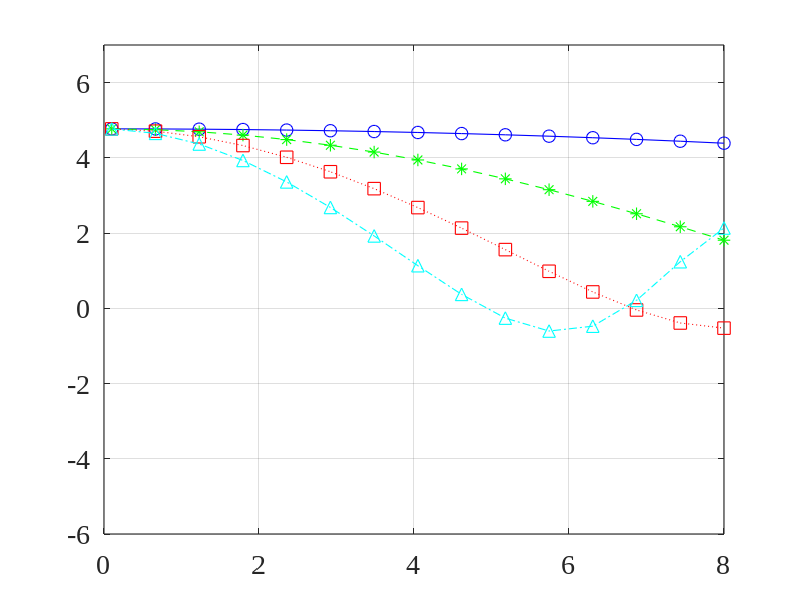
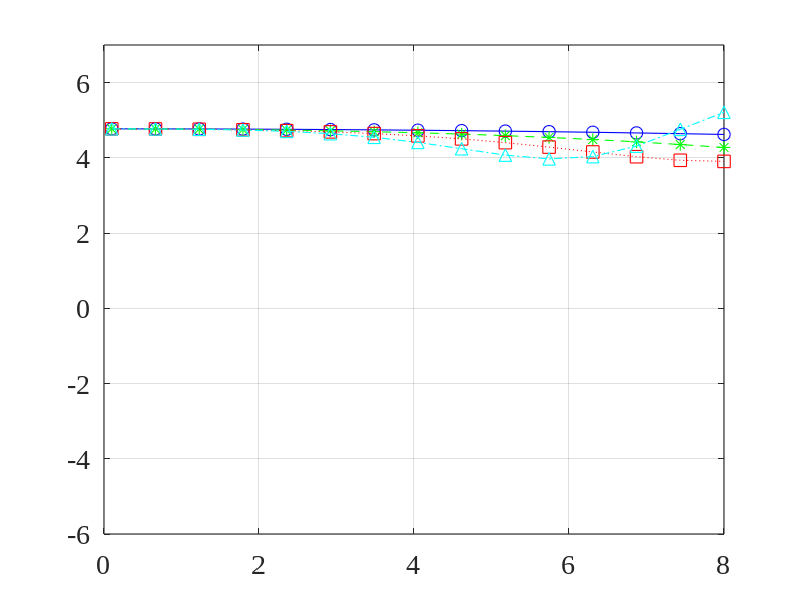
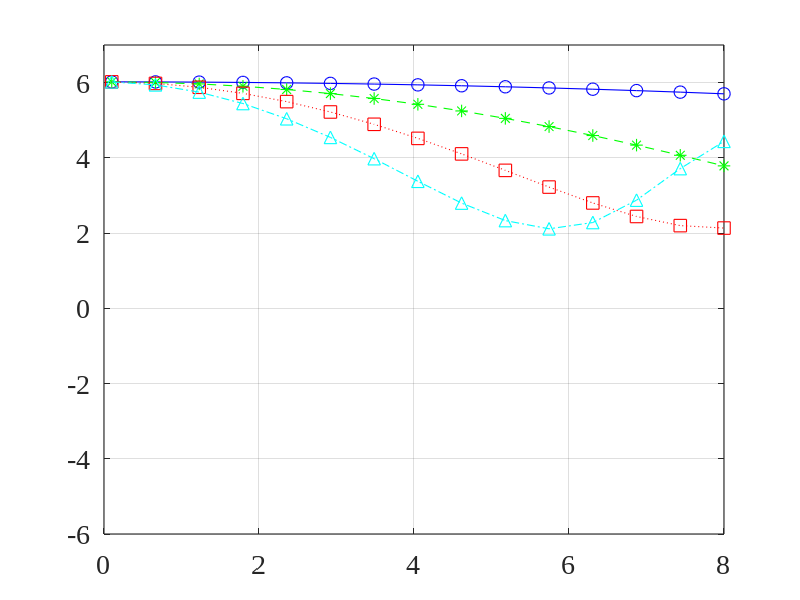
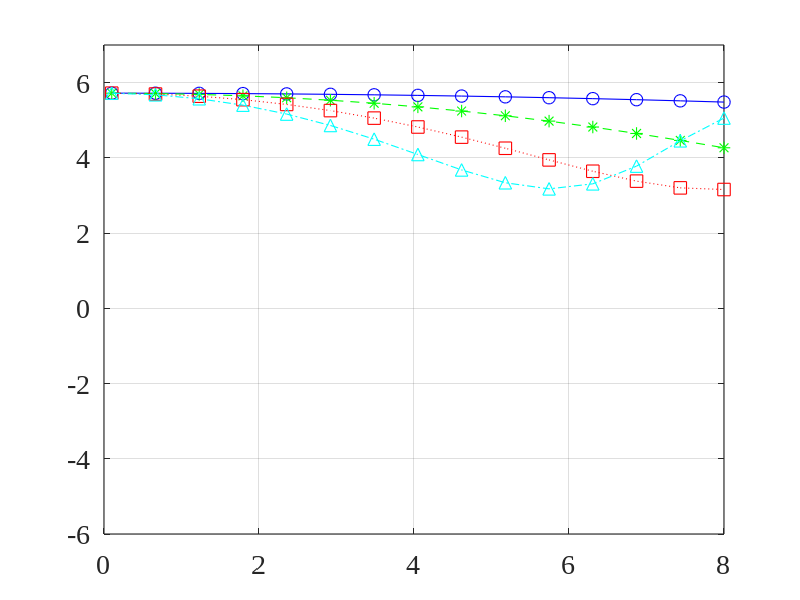

Source code (MATLAB) for these figures, in order:
close all; clc; clear all;
linewd = 0.8;
hcfontsize = 20;
MarkerSize=9;
c=340;

theta_d=0/180*pi;

delta=0.005;
M_values=[2 4 6 8];     % number of microphones
f=linspace(100,8e3,15)';  % frequency

D1_dB_values=zeros(length(f),length(M_values));
D2_dB_values=zeros(length(f),length(M_values));
D3_dB_values=zeros(length(f),length(M_values));
D4_dB_values=zeros(length(f),length(M_values));

for idxM=1:length(M_values)
    M=M_values(idxM);
    [m_mat,n_mat]=meshgrid(1:M,1:M);
    for idx_f=1:length(f)
        fk=f(idx_f);
        d=exp(-1i*2*pi*fk*delta/c*(0:M-1)'*cos(theta_d));
        Gamma0=sinc(2*fk*delta/c*(m_mat-n_mat));
        b1=[0; 1];  % dipole
        f_bar=2*pi*delta/c*fk*(0:M-1)';
        b0bar=besselj(0,f_bar);
        b1bar=2i*besselj(1,f_bar);
        B1bar=[b0bar.'; b1bar.'];
        h=B1bar'*inv(B1bar*B1bar')*b1;
        D1_dB_values(idx_f,idxM)=10*log10(abs(h'*d)^2/(h'*Gamma0*h));
        b1=[0.5; 0.5];  % cardioid
        f_bar=2*pi*delta/c*fk*(0:M-1)';
        b0bar=besselj(0,f_bar);
        b1bar=2i*besselj(1,f_bar);
        B1bar=[b0bar.'; b1bar.'];
        h=B1bar'*inv(B1bar*B1bar')*b1;
        D2_dB_values(idx_f,idxM)=10*log10(abs(h'*d)^2/(h'*Gamma0*h));
        b1=[0.25; 0.75];  % hypercardioid
        f_bar=2*pi*delta/c*fk*(0:M-1)';
        b0bar=besselj(0,f_bar);
        b1bar=2i*besselj(1,f_bar);
        B1bar=[b0bar.'; b1bar.'];
        h=B1bar'*inv(B1bar*B1bar')*b1;
        D3_dB_values(idx_f,idxM)=10*log10(abs(h'*d)^2/(h'*Gamma0*h));
        b1=0.5*[3^0.5-1; 3-3^0.5];  % supercardioid
        f_bar=2*pi*delta/c*fk*(0:M-1)';
        b0bar=besselj(0,f_bar);
        b1bar=2i*besselj(1,f_bar);
        B1bar=[b0bar.'; b1bar.'];
        h=B1bar'*inv(B1bar*B1bar')*b1;
        D4_dB_values(idx_f,idxM)=10*log10(abs(h'*d)^2/(h'*Gamma0*h));
    end
end

figure
plot(f/1e3,D1_dB_values(:,1),'-bo','linewidth',linewd, 'MarkerSize',MarkerSize);
hold on
plot(f/1e3,D1_dB_values(:,2),'--g*','linewidth',linewd, 'MarkerSize',MarkerSize);
plot(f/1e3,D1_dB_values(:,3),':rs','linewidth',linewd, 'MarkerSize',MarkerSize);
plot(f/1e3,D1_dB_values(:,4),'-.c^','linewidth',linewd, 'MarkerSize',MarkerSize);
hold off
set(gca, 'Color', [1, 1, 1]);
set(gca, 'FontName', 'Times New Roman');
set(gca, 'FontSize', hcfontsize);
set(gca, 'LineWidth', linewd);
set(gca,'YLim',[-6 7]);
box on; grid on;

figure
plot(f/1e3,D2_dB_values(:,1),'-bo','linewidth',linewd, 'MarkerSize',MarkerSize);
hold on
plot(f/1e3,D2_dB_values(:,2),'--g*','linewidth',linewd, 'MarkerSize',MarkerSize);
plot(f/1e3,D2_dB_values(:,3),':rs','linewidth',linewd, 'MarkerSize',MarkerSize);
plot(f/1e3,D2_dB_values(:,4),'-.c^','linewidth',linewd, 'MarkerSize',MarkerSize);
hold off
set(gca, 'Color', [1, 1, 1]);
set(gca, 'FontName', 'Times New Roman');
set(gca, 'FontSize', hcfontsize);
set(gca, 'LineWidth', linewd);
set(gca,'YLim',[-6 7]);
box on; grid on;

figure
plot(f/1e3,D3_dB_values(:,1),'-bo','linewidth',linewd, 'MarkerSize',MarkerSize);
hold on
plot(f/1e3,D3_dB_values(:,2),'--g*','linewidth',linewd, 'MarkerSize',MarkerSize);
plot(f/1e3,D3_dB_values(:,3),':rs','linewidth',linewd, 'MarkerSize',MarkerSize);
plot(f/1e3,D3_dB_values(:,4),'-.c^','linewidth',linewd, 'MarkerSize',MarkerSize);
hold off
set(gca, 'Color', [1, 1, 1]);
set(gca, 'FontName', 'Times New Roman');
set(gca, 'FontSize', hcfontsize);
set(gca, 'LineWidth', linewd);
set(gca,'YLim',[-6 7]);
box on; grid on;

figure
plot(f/1e3,D4_dB_values(:,1),'-bo','linewidth',linewd, 'MarkerSize',MarkerSize);
hold on
plot(f/1e3,D4_dB_values(:,2),'--g*','linewidth',linewd, 'MarkerSize',MarkerSize);
plot(f/1e3,D4_dB_values(:,3),':rs','linewidth',linewd, 'MarkerSize',MarkerSize);
plot(f/1e3,D4_dB_values(:,4),'-.c^','linewidth',linewd, 'MarkerSize',MarkerSize);
hold off
set(gca, 'Color', [1, 1, 1]);
set(gca, 'FontName', 'Times New Roman');
set(gca, 'FontSize', hcfontsize);
set(gca, 'LineWidth', linewd);
set(gca,'YLim',[-6 7]);
box on; grid on;
